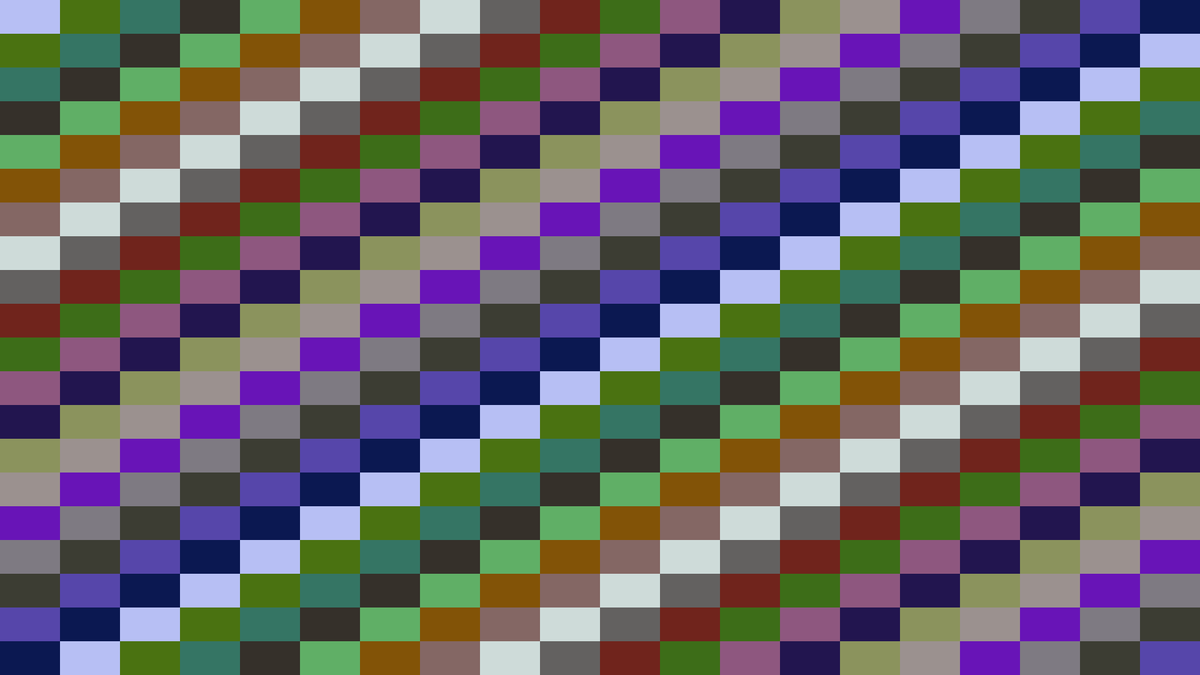
Frame 1 (no input)
Frame 60 (the mouse pressed at the canvas centre just before this capture): identical to frame 1, image omitted
Frame 120 (the mouse held since frame 60 and released just before this capture): identical to frame 1, image omitted

The Processing sketch that drew this single still picture (run headless with seeded random() and noise(); from frame 60 on, the mouse is pressed at the canvas centre):

// Processing sketch: palette_rule
// ── palette_rule.pde
enum RenderMode {
  GRID, 
    RANDOM_ROW_WIDTH
}

ArrayList<Integer> hueValues = new ArrayList<Integer>();
ArrayList<Integer> saturationValues = new ArrayList<Integer>();
ArrayList<Integer> brightnessValues = new ArrayList<Integer>();
ArrayList<ArrayList<Integer>> tiles = new ArrayList<ArrayList<Integer>>();

Integer tileSize = 20;
Integer tileCountX;
Integer tileCountY;
Integer tileWidth;
Integer tileHeight;
RenderMode renderer = RenderMode.GRID;

void setup() {
  size(1920, 1080);
  background(0);
  tileWidth = floor(width / tileSize);
  tileHeight = floor(height / tileSize);
  tileCountX = floor(width / tileWidth);
  tileCountY = floor(height / tileHeight);
  genRandomPalette();
  render();
}

void draw() {

}

void keyReleased() {
  if        (key == '1') { 
    genRandomPalette();
  } else if (key == '2') { 
    genEpsilonPalette();
  } else if (key == '3') { 
    genTriadPalette();
  } else if (key == 'q') { 
    renderer = RenderMode.GRID;
  } else if (key == 'w') { 
    renderer = RenderMode.RANDOM_ROW_WIDTH;
  }
  render();
}

void render() {
  background(0);
  switch(renderer) {
  case GRID:
    gridRenderer();
    break;
  case RANDOM_ROW_WIDTH:
    randomRowRenderer();
    break;
  }
}

void resetValues() {
  hueValues = new ArrayList<Integer>();
  saturationValues = new ArrayList<Integer>();
  brightnessValues = new ArrayList<Integer>();
}

void genRandomPalette() {
  resetValues();
  for (Integer i=0; i<tileCountX; i++) {
    hueValues.add((int) random(0, 360));
    saturationValues.add((int)random(0, 100));
    brightnessValues.add((int)random(20, 100));
  }
}

void genEpsilonPalette() {
  resetValues(); 
  Integer baseHue = (int) random(0, 360);
  Integer deviance = 20;
  
  for (Integer i=0; i<tileCountX; i++) {
    hueValues.add((int) random(baseHue - deviance, baseHue + deviance));
    saturationValues.add((int)random(0, 100));
    brightnessValues.add((int)random(20, 100));
  }
}

void genTriadPalette() {
  resetValues();
  Integer baseHue = (int)random(0, 360);
  Integer triad1 = (baseHue + 140) % 360;
  Integer triad2 = (baseHue - 140) % 360;
  Integer deviance = 20;
  
  ArrayList<Integer> hues = new ArrayList<Integer>();
  hues.add(baseHue);
  hues.add(triad1);
  hues.add(triad2);
  for (Integer i=0; i<100; i++) {
    Integer baseColor = hues.get((int)random(0, 2));
    Integer floor = (baseColor - deviance) % 360;
    Integer ceil = (baseColor + deviance) % 360;
    hueValues.add((int) random(floor, ceil));
    saturationValues.add((int)random(0, 80));
    brightnessValues.add((int)random(20, 100));
  }
}

void gridRenderer() {
  Integer counter = 0;
  pushStyle();
  colorMode(HSB, 360, 100, 100);
  for (Integer y=0; y<tileCountY; y++) {
    Integer py = y * tileHeight;
    for (Integer x=0; x<tileCountX; x++) {
      Integer index = counter % tileCountX;
      Integer px = x * tileWidth;
      noStroke();
      fill(hueValues.get(index), saturationValues.get(index), brightnessValues.get(index));
      rect(px, py, tileWidth, tileHeight);
      counter++;
    }
    counter++;
  }
  popStyle();
}

void randomRowRenderer() {
  pushStyle();
  Integer counter = 0;
  colorMode(HSB, 360, 100, 100);
  for (Integer y=0; y<tileCountY; y++) {
    Integer py = y * tileHeight;
    Integer px = 0;
    while (px < width) {
      Integer index = counter % hueValues.size(); 
      Integer cellWidth = (int) random(0, min(width, 200));
      noStroke();
      fill(hueValues.get(index), saturationValues.get(index), brightnessValues.get(index));
      rect(px, py, cellWidth, tileHeight);
      px += cellWidth;
      counter++;
    }
  }
  popStyle();
}

void mouseReleased() {
  color c = get(mouseX, mouseY);
  println(red(c), green(c), blue(c));
  println(hue(c), saturation(c), brightness(c));
  println();
}
